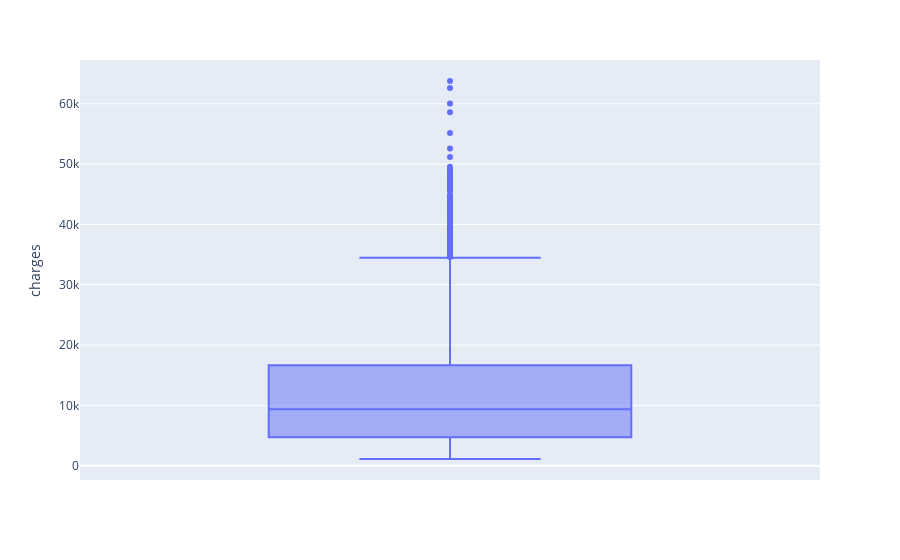

The notebook cell this image was saved under:
### Markdown cell above
# 5. Determine if outliers are present in charges

### Code cell
Outlier=px.box(df,y="charges")
Outlier

### Figure 1 — Plotly figure (JSON) as saved in the notebook; plotly's stock layout.template omitted (floating-point values rounded to 4 significant figures; data arrays with more than 128 entries replaced by an {"elided": "..."} marker saying what was removed)
{"data": [{"alignmentgroup": "True", "hovertemplate": "charges=%{y}<extra></extra>", "legendgroup": "", "marker": {"color": "#636efa"}, "name": "", "notched": false, "offsetgroup": "", "orientation": "v", "showlegend": false, "type": "box", "x0": " ", "xaxis": "x", "y": {"elided": "1338 int values"}, "y0": " ", "yaxis": "y"}], "layout": {"boxmode": "group", "legend": {"tracegroupgap": 0}, "margin": {"t": 60}, "xaxis": {"anchor": "y", "domain": [0, 1]}, "yaxis": {"anchor": "x", "domain": [0, 1], "title": {"text": "charges"}}}}
